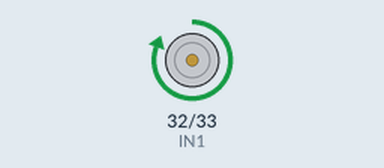
Recording of a sketch running on a simulated ESP32. Parts: motor-driver pin pairs drawn as motors (green arrow = first pin HIGH = forward, orange = second pin HIGH = backward, longer = more drive).

Above: at 1.0 s.
At 2.5 s:
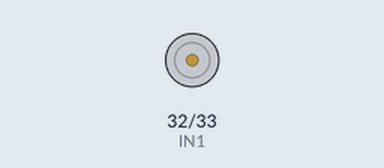
At 4.0 s:
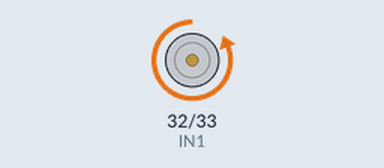
Timing chart, 0 to 7.8 s (numbered marks = the images above):
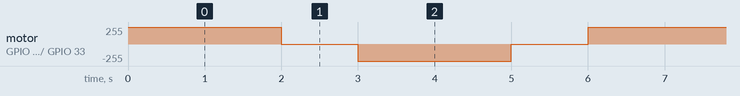

Measured:
- by itself, motor on GPIO 32 (IN1) / GPIO 33 (IN2): repeats every 6.0 s: stopped 1.0 s, backward 255/255 2.0 s, stopped 1.0 s, forward 255/255 2.0 s

The sketch:

Test.ino
```cpp
#define IN1 32  // Pin de control para IN1
#define IN2 33  // Pin de control para IN2

void setup() {
  // Configurar los pines como salida
  pinMode(IN1, OUTPUT);
  pinMode(IN2, OUTPUT);
}

void loop() {
  // Gira el motor en una dirección (adelante)
  digitalWrite(IN1, HIGH);
  digitalWrite(IN2, LOW);
  delay(2000);  // Motor girando durante 2 segundos

  // Detiene el motor
  digitalWrite(IN1, LOW);
  digitalWrite(IN2, LOW);
  delay(1000);  // Pausa de 1 segundo

  // Gira el motor en la otra dirección (atrás)
  digitalWrite(IN1, LOW);
  digitalWrite(IN2, HIGH);
  delay(2000);  // Motor girando durante 2 segundos

  // Detiene el motor nuevamente
  digitalWrite(IN1, LOW);
  digitalWrite(IN2, LOW);
  delay(1000);  // Pausa de 1 segundo
}
```
